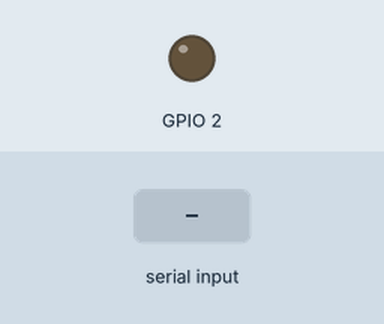
Simulated run of this sketch. Board: ESP32. Parts: output pins drawn as LEDs (lit = HIGH). The inputs (shaded band) are chosen by the test bench. What the sketch prints to the serial monitor is not drawn.

Above: at 5.8 s.
5.9 s: "S90\n" received over Serial
At 8.4 s:
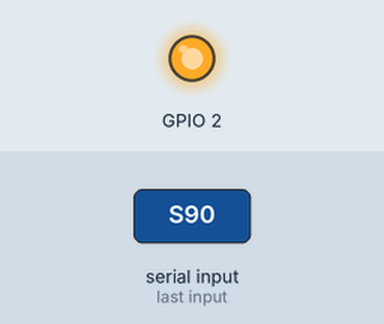
11.7 s: "S,45\n" received over Serial
At 16.4 s:
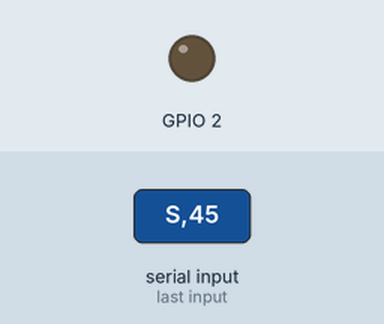
16.9 s: "S" received over Serial
At 17.9 s:
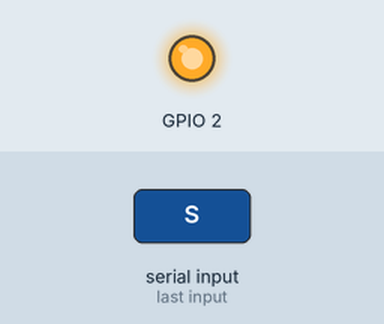
Timing chart, 0 to 23.1 s (numbered marks = the images above; inputs shaded):
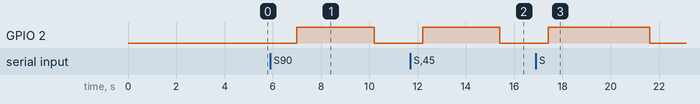

The sketch:

esp32_2.ino
```cpp
int c=0;

void setup(){
    Serial.begin(115200);
    pinMode(2, OUTPUT);
}

void loop(){
  c++;
  // Send ESP

  //digitalWrite(2, 1);
  Serial.write('A');
  delay(1000);

  if(c==25){
    Serial.write('C');
    Serial.write("Commandeslongue");
  c=0;
  }


  // Receive ESP

  if(Serial.available()>0) {
    char c = Serial.read();
    //if(c=='E') digitalWrite(2, 0);

    if(c=='S'){
      for(int i=0; i<4; i++){
        digitalWrite(2, 1);
        int x = Serial.parseInt();
        Serial.println(x);
        Serial.print(",");
        delay(50);
        digitalWrite(2, 0);
      }
    }
  }
  delay(1000);
}
```

Measured:
- after the input at 5.9 s, GPIO 2: LOW → HIGH after 1.1 s, → LOW 3.2 s later
- after the input at 11.7 s, GPIO 2: LOW → HIGH after 0.51 s, → LOW 3.2 s later
- after the input at 16.9 s, GPIO 2: LOW → HIGH after 0.51 s, → LOW 4.2 s later
